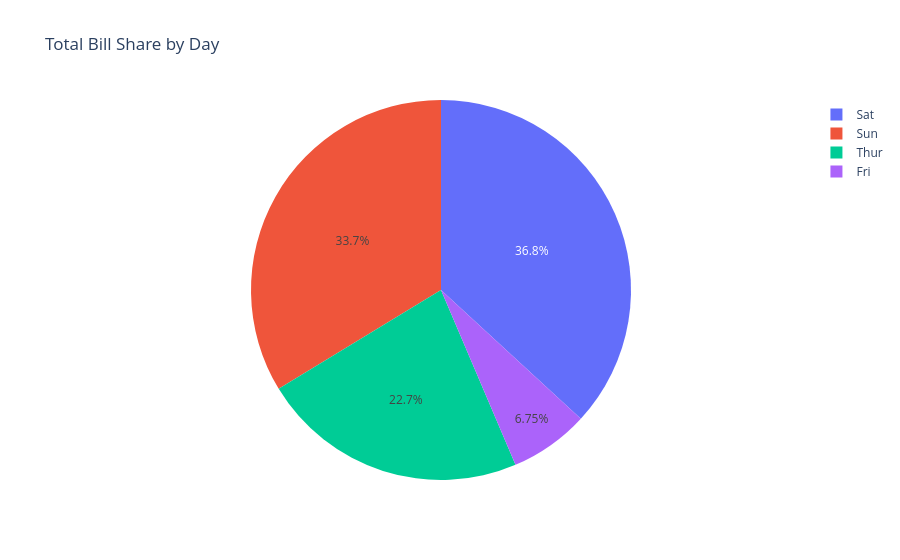

The notebook cell saved with this chart:
### Code cell
px.pie(tips, names='day', values='total_bill',
       title='Total Bill Share by Day')

### Figure 1 — Plotly figure (JSON) as saved in the notebook; plotly's stock layout.template omitted (floating-point values rounded to 4 significant figures; data arrays with more than 128 entries replaced by an {"elided": "..."} marker saying what was removed)
{"data": [{"domain": {"x": [0, 1], "y": [0, 1]}, "hovertemplate": "day=%{label}<br>total_bill=%{value}<extra></extra>", "labels": {"elided": "244 str values"}, "legendgroup": "", "name": "", "showlegend": true, "type": "pie", "values": {"elided": "244 float values"}}], "layout": {"legend": {"tracegroupgap": 0}, "title": {"text": "Total Bill Share by Day"}}}
